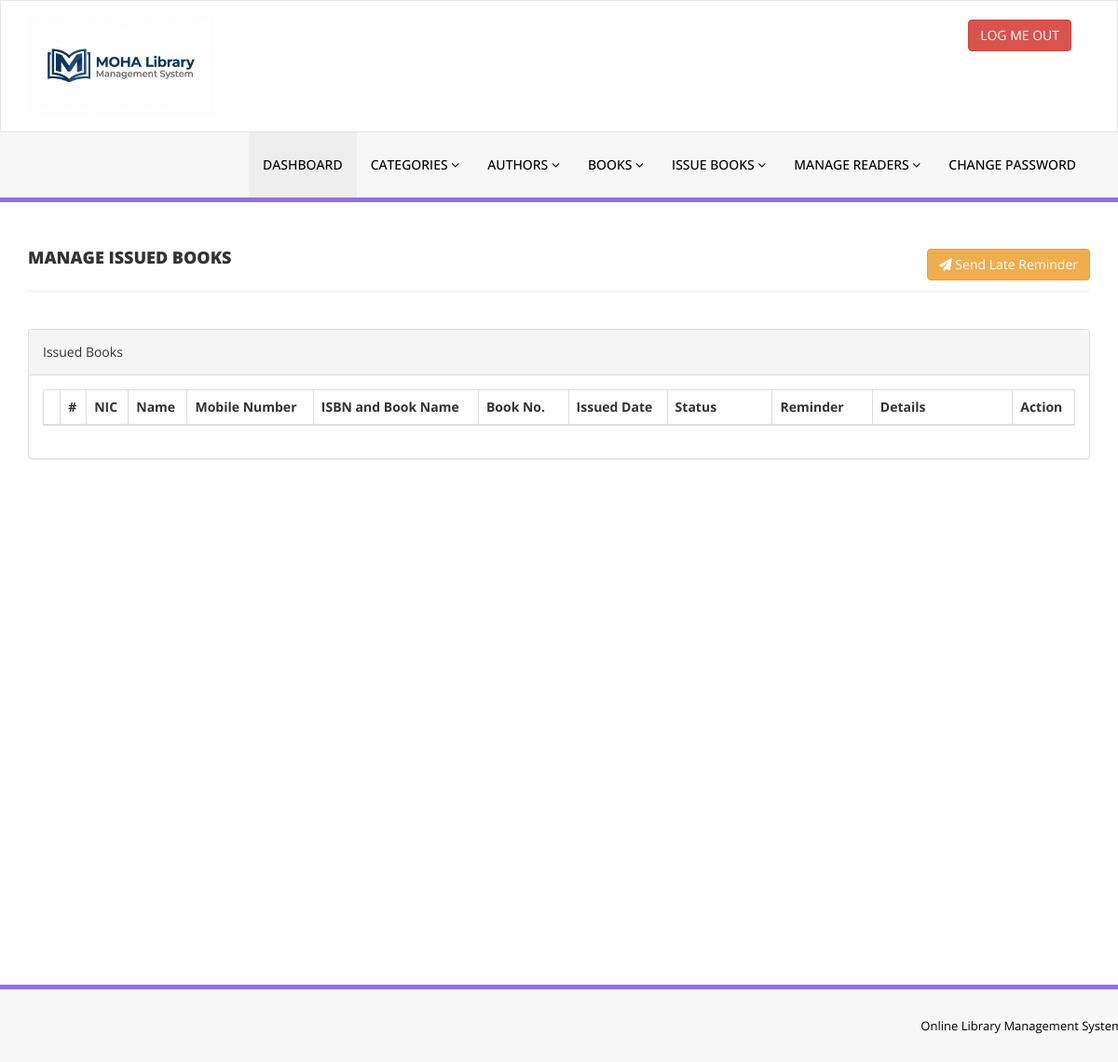
The page /admin/manage-issued-books.php (signed in) on the database as committed earlier.
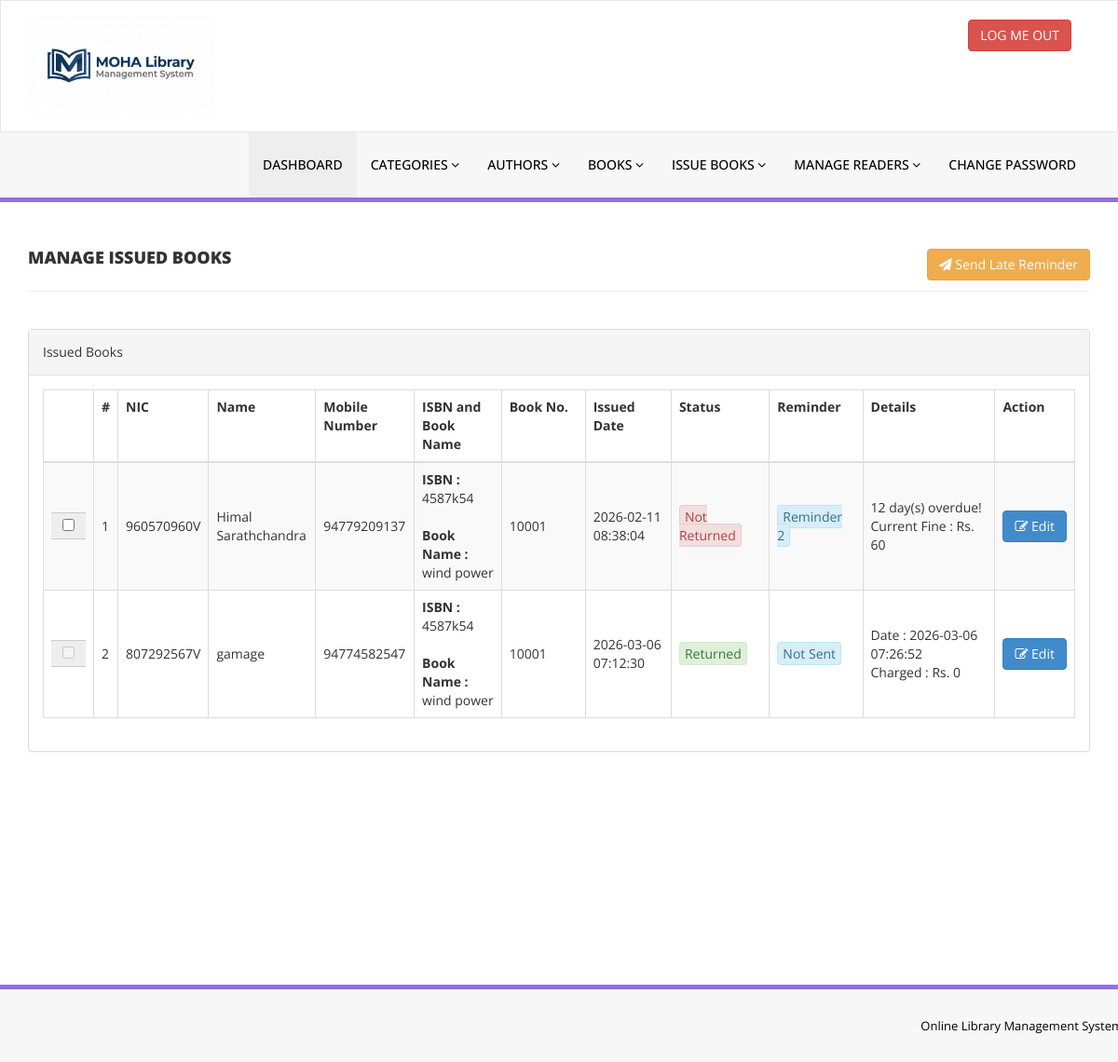
The same page on the database as committed later.
### tables this page shows
CREATE TABLE `tblissuedbookdetails` (
  `id` int(11) NOT NULL,
  `BookId` int(11) DEFAULT NULL,
  `NIC` varchar(150) DEFAULT NULL,
  `IssuesDate` timestamp NULL DEFAULT current_timestamp(),
  `ReturnDate` timestamp NULL DEFAULT NULL ON UPDATE current_timestamp(),
  `Reminder` int(11) DEFAULT NULL,
  `RetrunStatus` int(1) DEFAULT NULL,
  `fine` int(11) DEFAULT NULL,
  `remark` mediumtext NOT NULL
);

CREATE TABLE `tblstudents` (
  `id` int(11) NOT NULL,
  `NIC` varchar(100) DEFAULT NULL,
  `EmpNo` varchar(100) DEFAULT NULL,
  `FullName` varchar(120) DEFAULT NULL,
  `EmailId` varchar(120) DEFAULT NULL,
  `MobileNumber` char(11) DEFAULT NULL,
  `Password` varchar(120) DEFAULT NULL,
  `Status` int(1) DEFAULT NULL,
  `approval` int(1) DEFAULT NULL,
  `RegDate` timestamp NULL DEFAULT current_timestamp(),
  `UpdationDate` timestamp NULL DEFAULT NULL ON UPDATE current_timestamp()
);

CREATE TABLE `tblbooks` (
  `id` int(11) NOT NULL,
  `BookNu` int(11) NOT NULL,
  `BookName` varchar(255) DEFAULT NULL,
  `CatId` int(11) DEFAULT NULL,
  `AuthorId` int(11) DEFAULT NULL,
  `ISBNNumber` varchar(25) DEFAULT NULL,
  `BookPrice` decimal(10,2) DEFAULT NULL,
  `bookImage` varchar(250) NOT NULL,
  `isIssued` int(1) DEFAULT NULL,
  `RegDate` timestamp NULL DEFAULT current_timestamp(),
  `UpdationDate` timestamp NULL DEFAULT NULL ON UPDATE current_timestamp(),
  `bookQty` int(11) DEFAULT NULL
);

### admin/manage-issued-books.php (the view, shortened to what the changed rows need)
<?php
include('includes/config.php');
if (strlen($_SESSION['alogin']) == 0) {
    header('location:index.php');
} else {
    function checkOverdueStatus($issueDateString)
    {
        $issueDate = new DateTime($issueDateString);
        $dueDate = clone $issueDate;
        $dueDate->modify('+14 days');
        $now = new DateTime();
        if ($now > $dueDate) {
            $diff = $now->diff($dueDate);
            return [
                'is_late' => true,
                'days_late' => $diff->days
            ];
        }
        return [
            'is_late' => false,
            'days_late' => 0
        ];
    }
?>
    <!DOCTYPE html>
    <html xmlns="http://www.w3.org/1999/xhtml">
    <head>
        <link href="assets/css/bootstrap.css" rel="stylesheet" />
        <link href="assets/css/font-awesome.css" rel="stylesheet" />
        <link href="assets/js/dataTables/dataTables.bootstrap.css" rel="stylesheet" />
        <link href="assets/css/style.css" rel="stylesheet" />
    </head>
    <body>
        <div class="content-wrapper">
            <div class="container">
                <div class="row">
                    <div class="col-md-12">
                        <div class="panel panel-default">
                            <div class="panel-body">
                                <div class="table-responsive" style="overflow-x: scroll;">
                                    <table class="table-issued-books table table-striped table-bordered table-hover" id="dataTables-example">
                                        <thead>
                                            <tr>
                                                <th></th>
                                                <th>#</th>
                                                <th>NIC</th>
                                                <th>Name</th>
                                                <th>Mobile Number</th>
                                                <th style="min-width: 90px;">ISBN and Book Name</th>
                                                <th style="min-width: 90px;">Book No.</th>
                                                <th style="min-width: 90px;">Issued Date</th>
                                                <th style="min-width: 105px;">Status</th>
                                                <th style="min-width: 100px;">Reminder</th>
                                                <th style="min-width: 140px;">Details</th>
                                                <th>Action</th>
                                            </tr>
                                        </thead>
                                        <tbody>
                                            <?php $sql = "SELECT tblissuedbookdetails.Reminder, tblissuedbookdetails.fine, tblstudents.MobileNumber,tblstudents.NIC,tblstudents.EmpNo,tblstudents.FullName,tblbooks.BookNu, tblbooks.BookName,tblbooks.ISBNNumber,tblissuedbookdetails.IssuesDate,tblissuedbookdetails.ReturnDate,tblissuedbookdetails.id as rid from  tblissuedbookdetails join tblstudents on tblstudents.NIC=tblissuedbookdetails.NIC join tblbooks on tblbooks.id=tblissuedbookdetails.BookId order by tblissuedbookdetails.ReturnDate ASC";
                                            $query = $dbh->prepare($sql);
                                            $query->execute();
                                            $results = $query->fetchAll(PDO::FETCH_OBJ);
                                            $cnt = 1;
                                            if ($query->rowCount() > 0) {
                                                foreach ($results as $result) {
                                                    $status = checkOverdueStatus($result->IssuesDate);
                                            ?>
                                                    <tr class="odd gradeX">
                                                        <td class="center">
                                                            <div class="input-group">
                                                                <span class="input-group-addon">
                                                                    <?php if ($result->ReturnDate == "" || $result->ReturnDate == null) {
                                                                        if ($status['is_late']) {
                                                                            echo '<input type="checkbox">';
                                                                        } else {
                                                                            echo '<input type="checkbox" disabled>';
                                                                        }
                                                                    } else{
                                                                        echo '<input type="checkbox" disabled>';
                                                                    }?>
                                                                </span>
                                                            </div>
                                                        </td>
                                                        <td class="center"><?php echo htmlentities($cnt); ?></td>
                                                        <td class="center"><?php echo htmlentities($result->NIC); ?></td>
                                                        <td class="center"><?php echo htmlentities($result->FullName); ?></td>
                                                        <td class="center"><?php echo htmlentities($result->MobileNumber); ?></td>
                                                        <td class="center"><?php
                                                        echo "<strong>ISBN : </strong>". $result->ISBNNumber."<br/><br/>";
                                                        echo "<strong>Book Name : </strong>". $result->BookName;
                                                        ?></td>
                                                        <td class="center"><?php echo htmlentities($result->BookNu); ?></td>
                                                        <td class="center"><?php echo htmlentities($result->IssuesDate); ?></td>
                                                        <td class="center"><?php if ($result->ReturnDate == "" || $result->ReturnDate == null) {
                                                                                $dailyfine = 5;
                                                                                if ($status['is_late']) {
                                                                                    echo ("<span style='padding: 2px 5px;' class='alert alert-danger' role='alert'>Not Returned</span>");
                                                                                } else {
                                                                                    echo ("<span style='padding: 2px 5px;' class='alert alert-danger' role='alert'>Not Returned</span>");
                                                                                }
                                                                            } else {
                                                                                echo ("<span style='padding: 2px 5px;' class='alert alert-success  p-0' role='alert'>Returned</span>");
                                                                            }
                                                                            ?></td>
                                                        <td class="center"><?php if ($result->Reminder == 0 || $result->Reminder == null) {
                                                                                echo ("<span style='padding: 2px 5px;' class='alert alert-info' role='alert'>Not Sent</span>");
                                                                            } else {
                                                                                echo ("<span style='padding: 2px 5px;' class='alert alert-info' role='alert'>Reminder " . $result->Reminder . "</span>");
                                                                            }
                                                                            ?></td>
                                                        <td class="center"><?php if ($result->ReturnDate == "" || $result->ReturnDate == null) {
                                                                                $status = checkOverdueStatus($result->IssuesDate);
                                                                                if ($status['is_late']) {
                                                                                    echo ($status['days_late'] . " day(s) overdue!<br/>Current Fine : Rs. " . ($status['days_late'] * $dailyfine));
                                                                                } else {
                                                                                    echo ("Not overdue yet.");
                                                                                }
                                                                            } else {
                                                                                echo ("Date : " . $result->ReturnDate);
                                                                                if ($result->fine != "" || $result->fine != 0) {
                                                                                    echo ("<br/>Charged : Rs. " . $result->fine);
                                                                                }
                                                                            }
                                                                            ?></td>
                                                        <td class="center">
                                                            <a href="update-issue-bookdeails.php?rid=<?php echo htmlentities($result->rid); ?>"><button class="btn btn-primary"><i class="fa fa-edit "></i> Edit</button>
                                                        </td>
                                                    </tr>
                                            <?php $cnt = $cnt + 1;
                                                }
                                            } ?>
                                        </tbody>
                                    </table>
                                </div>
                            </div>
                        </div>
                    </div>
                </div>
            </div>
        </div>
    </body>
    </html>
<?php } ?>

Rows that differ between the two databases and show on the page:
added tblissuedbookdetails: tblstudents.NIC "960570960V", tblstudents.FullName "Himal Sarathchandra", tblstudents.MobileNumber "94779209137", BookId.ISBNNumber "4587k54", BookId.BookName "wind power", BookId.BookNu "10001", IssuesDate "2026-02-11 08:38:04", shows "Not Returned", Reminder "2", IssuesDate "12", $status['days_late'] * $dailyfine "60"
added tblissuedbookdetails: tblstudents.NIC "807292567V", tblstudents.FullName "gamage", tblstudents.MobileNumber "94774582547", BookId.ISBNNumber "4587k54", BookId.BookName "wind power", BookId.BookNu "10001", IssuesDate "2026-03-06 07:12:30", shows "Returned", shows "Not Sent", ReturnDate "2026-03-06 07:26:52", fine "0"
